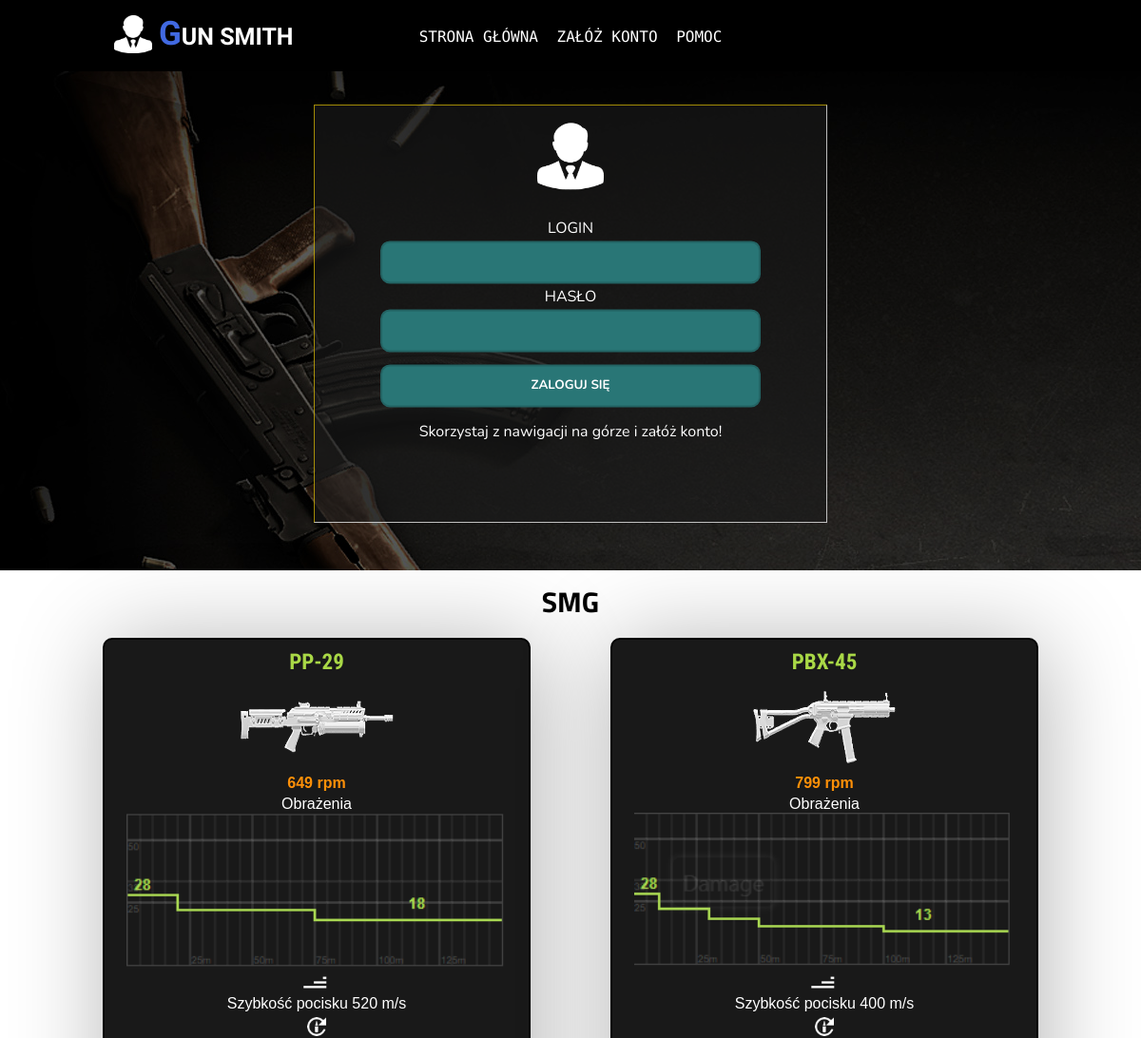
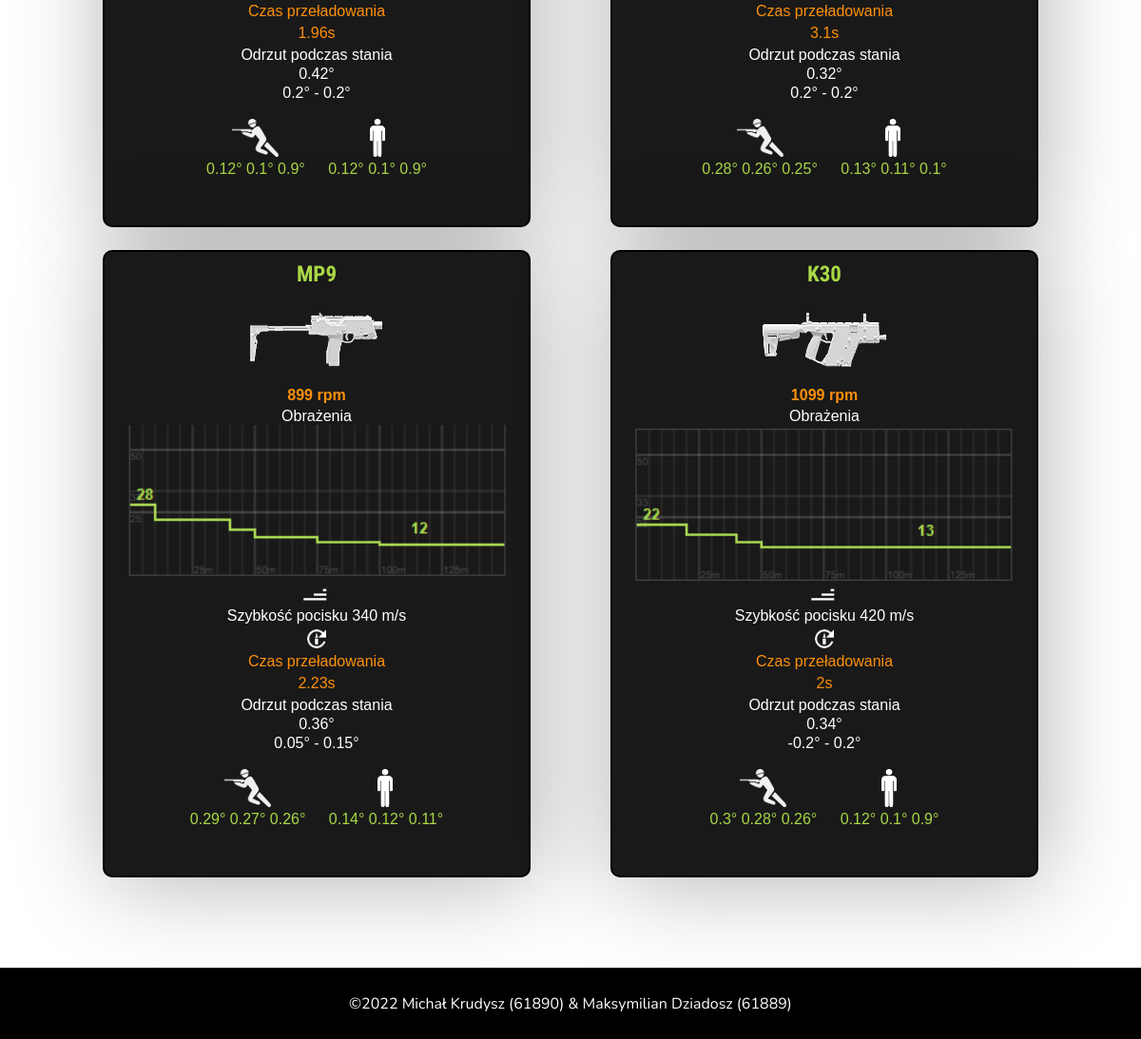
The page / on the database its author committed (2 pictures, top to bottom).
### tables this page shows
CREATE TABLE `bronie` (
  `id` int(11) NOT NULL,
  `nazwa` varchar(50) NOT NULL,
  `rpm` int(11) NOT NULL,
  `speed` int(11) NOT NULL,
  `time` float NOT NULL,
  `recoil` float NOT NULL,
  `recoil_2` float NOT NULL,
  `recoil_3` float NOT NULL,
  `m_1` float NOT NULL,
  `m_2` float NOT NULL,
  `m_3` float NOT NULL,
  `s_1` float NOT NULL,
  `s_2` float NOT NULL,
  `s_3` float NOT NULL
);

### index.php (the view, shortened to what this page needs)
<!DOCTYPE html>
<html lang="pl">
	<head>
		<link rel="stylesheet" href="./css/style.css" />
	</head>
	<body>
	<?php
	  require_once "polaczenie.php";
	  $polaczenie = @new mysqli($host, $db_user, $db_password, $db_name);
	  if ($polaczenie->connect_errno!=0)
		{
			echo "Blad polaczenia z baza!".$polaczenie->connect_errno;
		}
		else
		{
			$sql0 = "SELECT * FROM bronie where id=1";
			$sql1 = "SELECT * FROM bronie where id=2";
			$sql2 = "SELECT * FROM bronie where id=3";
			$sql3 = "SELECT * FROM bronie where id=4";
			if ($rez = @$polaczenie->query($sql0))
			{
				$bron_1 = $rez->fetch_assoc();
			}
			if ($rez = @$polaczenie->query($sql1))
			{
				$bron_2 = $rez->fetch_assoc();
			}
			if ($rez = @$polaczenie->query($sql2))
			{
				$bron_3 = $rez->fetch_assoc();
			}
			if ($rez = @$polaczenie->query($sql3))
			{
				$bron_4 = $rez->fetch_assoc();
			}
		}
	?>
		<section class="header">
			<div class="logo">
				<img src="./img/logo.png" alt="Logo" class="logo_image" />
				<span class="writing_logo"><a href="index.php"> Gun Smith </a> </span>
			</div>
			<div class="menu">
				<span class="button_menu"><a href="index.php">Strona Główna </a></span>
				<span class="button_menu"><a href="rejestracja.php">Załóż konto </a></span>
				<span class="button_menu">Pomoc</span>
			</div>
		</section>
		<section class="content_first">
			<div class="bg"></div>
			<div class="login_panel">
				<div class="logo_log">
					<img src="./img/logo.png" alt="Logo" class="logo_login" />
				</div>
				<form action="zaloguj.php" method="post">
				<div class="inputs">
					<label class="text-inputs">login</label>
					<input
					class="input"
					type="text"
					name="login"
					required />
					<label class="text-inputs" for="name">hasło</label>
					<input
					class="input"
					type="password"
					name="haslo"
					required />
					<input type="submit" value="Zaloguj się" class="login-button" />
				</form>
					<span class="text-under-button"
						>Skorzystaj z nawigacji na górze i załóż konto!
					</span>
				</div>
		</section>
		<section class="content_second">
			<div class="weapons">
				<div class="smg">
					<h2>SMG</h2>
					<div class="first-row">
					<div class="first">
							<span class="name_weapon">
								<?php
								echo $bron_1['nazwa'];
								?>
							</span>
							<img src="./img/PP-29.png" alt="Broń PP-29" class="image_weapon" />
							<span class="rpm">
							<?php
								echo $bron_1['rpm'];
								?>
								rpm
							</span>
							<span class="damage_text">Obrażenia</span>
							<img src="./img/pp.png" alt="Broń PP-29" class="damage" />
							<img src="./img/speed.png" alt="Broń PP-29" class="speed" />
							<span class="damage_text">
								Szybkość pocisku
								<?php
								echo $bron_1['speed'];
								?>
								 m/s
							</span>
							<img src="./img/reload.png" alt="Broń PP-29" class="reload" />
							<span class="time">Czas przeładowania</span>
							<span class="time">
							<?php
								echo $bron_1['time'];
								?>s
							</span>
							<span class="recoil">Odrzut podczas stania</span>
							<span class="recoil_text">
							<?php
								echo $bron_1['recoil'];
								?>°
							</span>
							<span class="recoil_text"><?php
								echo $bron_1['recoil_2'];
								?>° -
								 <?php
								echo $bron_1['recoil_3'];
								?>°</span>
							<div class="both">
								<div class="movingd">
									<img src="./img/moving.png" alt="Ruch" class="moving" />
									<span class="moving_txt">
										<?php
										echo $bron_1['m_1'];
										?>°
										<?php
										echo $bron_1['m_2'];
										?>°
										<?php
										echo $bron_1['m_3'];
										?>°
								</span>
								</div>
								<div class="standingd">
								<img src="./img/standing.png" alt="Stanie" class="standing" />
								<span class="standing_txt">
								<?php
										echo $bron_1['s_1'];
										?>°
										<?php
										echo $bron_1['s_2'];
										?>°
										<?php
										echo $bron_1['s_3'];
										?>°
								</span>
							</div>
							</div>
						</div>
						<div class="first">
							<span class="name_weapon">
								<?php
								echo $bron_2['nazwa'];
								?>
							</span>
							<img src="./img/PBX-45.png" alt="Broń PP-29" class="image_weapon" />
							<span class="rpm">
							<?php
								echo $bron_2['rpm'];
								?>
								rpm
							</span>
							<span class="damage_text">Obrażenia</span>
							<img src="./img/pbx.png" alt="Broń PP-29" class="damage" />
							<img src="./img/speed.png" alt="Broń PP-29" class="speed" />
							<span class="damage_text">
								Szybkość pocisku
								<?php
								echo $bron_2['speed'];
								?>
								 m/s
							</span>
							<img src="./img/reload.png" alt="Broń PP-29" class="reload" />
							<span class="time">Czas przeładowania</span>
							<span class="time">
							<?php
								echo $bron_2['time'];
								?>s
							</span>
							<span class="recoil">Odrzut podczas stania</span>
							<span class="recoil_text">
							<?php
								echo $bron_2['recoil'];
								?>°
							</span>
							<span class="recoil_text"><?php
								echo $bron_2['recoil_2'];
								?>° -
								 <?php
								echo $bron_2['recoil_3'];
								?>°</span>
							<div class="both">
								<div class="movingd">
									<img src="./img/moving.png" alt="Ruch" class="moving" />
									<span class="moving_txt">
										<?php
										echo $bron_2['m_1'];
										?>°
										<?php
										echo $bron_2['m_2'];
										?>°
										<?php
										echo $bron_2['m_3'];
										?>°
								</span>
								</div>
								<div class="standingd">
								<img src="./img/standing.png" alt="Stanie" class="standing" />
								<span class="standing_txt">
								<?php
										echo $bron_2['s_1'];
										?>°
										<?php
										echo $bron_2['s_2'];
										?>°
										<?php
										echo $bron_2['s_3'];
										?>°
								</span>
							</div>
							</div>
						</div>
				</div>
				<div class="second-row">
				<div class="first">
							<span class="name_weapon">
								<?php
								echo $bron_3['nazwa'];
								?>
							</span>
							<img src="./img/MP9.png" alt="Broń PP-29" class="image_weapon" />
							<span class="rpm">
							<?php
								echo $bron_3['rpm'];
								?>
								rpm
							</span>
							<span class="damage_text">Obrażenia</span>
							<img src="./img/mp.png" alt="Broń PP-29" class="damage" />
							<img src="./img/speed.png" alt="Broń PP-29" class="speed" />
							<span class="damage_text">
								Szybkość pocisku
								<?php
								echo $bron_3['speed'];
								?>
								 m/s
							</span>
							<img src="./img/reload.png" alt="Broń PP-29" class="reload" />
							<span class="time">Czas przeładowania</span>
							<span class="time">
							<?php
								echo $bron_3['time'];
								?>s
							</span>
							<span class="recoil">Odrzut podczas stania</span>
							<span class="recoil_text">
							<?php
								echo $bron_3['recoil'];
								?>°
							</span>
							<span class="recoil_text"><?php
								echo $bron_3['recoil_2'];
								?>° -
								 <?php
								echo $bron_3['recoil_3'];
								?>°</span>
							<div class="both">
								<div class="movingd">
									<img src="./img/moving.png" alt="Ruch" class="moving" />
									<span class="moving_txt">
										<?php
										echo $bron_3['m_1'];
										?>°
										<?php
										echo $bron_3['m_2'];
										?>°
										<?php
										echo $bron_3['m_3'];
										?>°
								</span>
								</div>
								<div class="standingd">
								<img src="./img/standing.png" alt="Stanie" class="standing" />
								<span class="standing_txt">
								<?php
										echo $bron_3['s_1'];
										?>°
										<?php
										echo $bron_3['s_2'];
										?>°
										<?php
										echo $bron_3['s_3'];
										?>°
								</span>
							</div>
							</div>
						</div>
						<div class="first">
							<span class="name_weapon">
								<?php
								echo $bron_4['nazwa'];
								?>
							</span>
							<img src="./img/K30.png" alt="Broń PP-29" class="image_weapon" />
							<span class="rpm">
							<?php
								echo $bron_4['rpm'];
								?>
								rpm
							</span>
							<span class="damage_text">Obrażenia</span>
							<img src="./img/k.png" alt="Broń PP-29" class="damage" />
							<img src="./img/speed.png" alt="Broń PP-29" class="speed" />
							<span class="damage_text">
								Szybkość pocisku
								<?php
								echo $bron_4['speed'];
								?>
								 m/s
							</span>
							<img src="./img/reload.png" alt="Broń PP-29" class="reload" />
							<span class="time">Czas przeładowania</span>
							<span class="time">
							<?php
								echo $bron_4['time'];
								?>s
							</span>
							<span class="recoil">Odrzut podczas stania</span>
							<span class="recoil_text">
							<?php
								echo $bron_4['recoil'];
								?>°
							</span>
							<span class="recoil_text"><?php
								echo $bron_4['recoil_2'];
								?>° -
								 <?php
								echo $bron_4['recoil_3'];
								?>°</span>
							<div class="both">
								<div class="movingd">
									<img src="./img/moving.png" alt="Ruch" class="moving" />
									<span class="moving_txt">
										<?php
										echo $bron_4['m_1'];
										?>°
										<?php
										echo $bron_4['m_2'];
										?>°
										<?php
										echo $bron_4['m_3'];
										?>°
								</span>
								</div>
								<div class="standingd">
								<img src="./img/standing.png" alt="Stanie" class="standing" />
								<span class="standing_txt">
								<?php
										echo $bron_1['s_1'];
										?>°
										<?php
										echo $bron_1['s_2'];
										?>°
										<?php
										echo $bron_1['s_3'];
										?>°
								</span>
							</div>
							</div>
						</div>
					</div>
				</div>
					</div>
		</section>
		<footer>
			<span class="copyright">©2022 Michał Krudysz (61890) & Maksymilian Dziadosz (61889)</span>
		</footer>
	</body>
</html>

### rows shown on the page
bronie: nazwa "PP-29", rpm "649", speed "520", time "1.96", recoil "0.42", recoil_2 "0.2", recoil_3 "0.2", m_1 "0.12", m_2 "0.1", m_3 "0.9", s_1 "0.12", s_2 "0.1", s_3 "0.9"
bronie: nazwa "PBX-45", rpm "799", speed "400", time "3.1", recoil "0.32", recoil_2 "0.2", recoil_3 "0.2", m_1 "0.28", m_2 "0.26", m_3 "0.25", s_1 "0.13", s_2 "0.11", s_3 "0.1"
bronie: nazwa "MP9", rpm "899", speed "340", time "2.23", recoil "0.36", recoil_2 "0.05", recoil_3 "0.15", m_1 "0.29", m_2 "0.27", m_3 "0.26", s_1 "0.14", s_2 "0.12", s_3 "0.11"
bronie: nazwa "K30", rpm "1099", speed "420", time "2", recoil "0.34", recoil_2 "-0.2", recoil_3 "0.2", m_1 "0.3", m_2 "0.28", m_3 "0.26"
